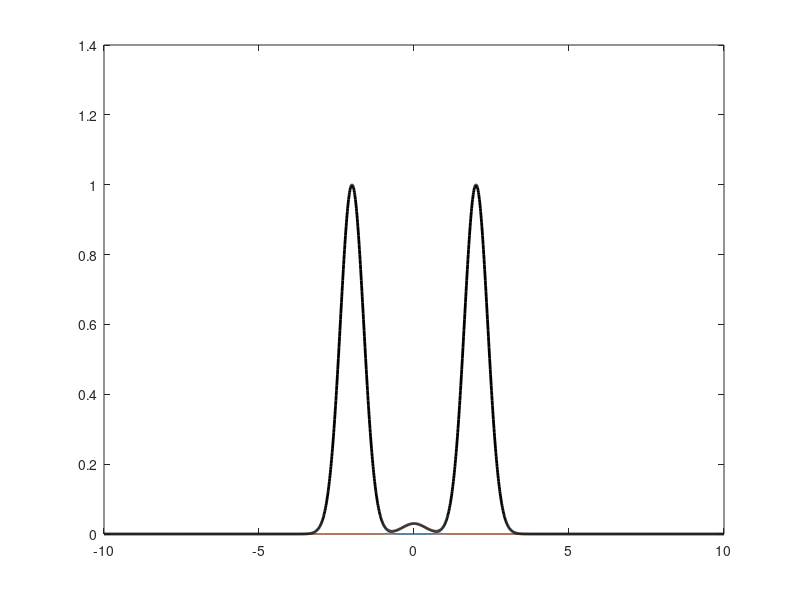

This chart was generated by the following MATLAB code:
x = -10:.01:10;
w = 0.75;
a = 0.03;
y = @(x) exp(-(x-2).^2/w^2) + exp(-(x+2).^2/w^2);
% bump = @(x) sqrt(a) * exp(-(x).^2/.82^2);
bump = @(x) sqrt(a) * exp(-(x).^2/.75^2);

Iy = @(x) abs(y(x)).^2;
Ib = @(x) abs(bump(x)).^2;

figure
plot(x, Iy(x))
hold on
plot(x, Ib(x))
plot(x, Iy(x) + Ib(x), '-k', 'linewidth', 2)

Iy(-1:1)
Ib(-1:1)
Iy(-1:1) + Ib(-1:1)
